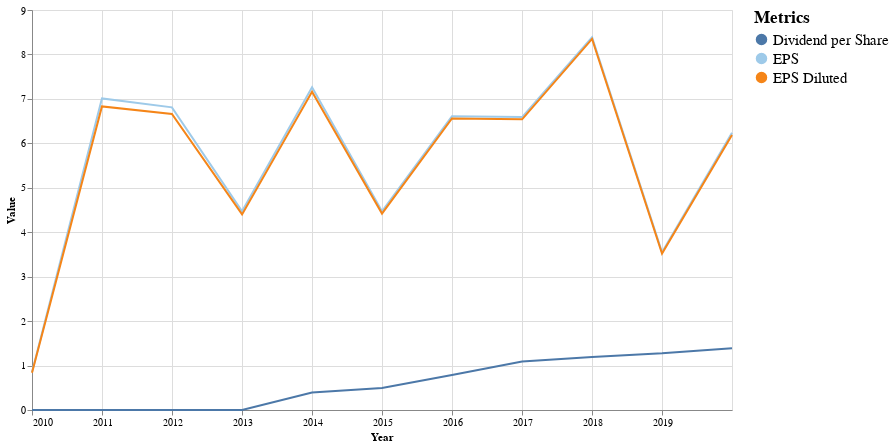

The code cell stored with this chart in its notebook:
### Markdown cell above
### EPS

### Code cell
#collapse-hide

make_multi_LineGraph(eps_g, False)

### Figure 1 — Vega-Lite specification as saved in the notebook (floating-point values rounded to 4 significant figures)
{"config": {"view": {"continuousWidth": 400, "continuousHeight": 300}}, "layer": [{"mark": "line", "encoding": {"color": {"type": "nominal", "field": "Metric", "legend": {"labelFontSize": 15, "title": "Metrics", "titleFontSize": 17}, "scale": {"scheme": "tableau20"}}, "x": {"type": "temporal", "field": "Year"}, "y": {"type": "quantitative", "field": "Value", "scale": {"type": "linear"}}}}, {"mark": {"type": "rule", "color": "#aaa"}, "encoding": {"x": {"type": "temporal", "field": "Year"}}, "transform": [{"filter": {"selection": "selector066"}}]}, {"mark": "circle", "encoding": {"color": {"type": "nominal", "field": "Metric", "legend": {"labelFontSize": 15, "title": "Metrics", "titleFontSize": 17}, "scale": {"scheme": "tableau20"}}, "opacity": {"condition": {"value": 1, "selection": "selector066"}, "value": 0}, "x": {"type": "temporal", "field": "Year"}, "y": {"type": "quantitative", "field": "Value", "scale": {"type": "linear"}}}, "selection": {"selector066": {"type": "multi", "fields": ["Metric"], "bind": "legend", "on": "mouseover", "nearest": true, "empty": "none"}}}, {"mark": {"type": "text", "align": "left", "dx": 5, "dy": -5, "stroke": "white", "strokeWidth": 2}, "encoding": {"color": {"type": "nominal", "field": "Metric", "legend": {"labelFontSize": 15, "title": "Metrics", "titleFontSize": 17}, "scale": {"scheme": "tableau20"}}, "text": {"type": "quantitative", "field": "Value"}, "x": {"type": "temporal", "field": "Year"}, "y": {"type": "quantitative", "field": "Value", "scale": {"type": "linear"}}}, "transform": [{"filter": {"selection": "selector066"}}]}, {"mark": {"type": "text", "align": "left", "dx": 5, "dy": -5}, "encoding": {"color": {"type": "nominal", "field": "Metric", "legend": {"labelFontSize": 15, "title": "Metrics", "titleFontSize": 17}, "scale": {"scheme": "tableau20"}}, "text": {"type": "quantitative", "field": "Value"}, "x": {"type": "temporal", "field": "Year"}, "y": {"type": "quantitative", "field": "Value", "scale": {"type": "linear"}}}, "transform": [{"filter": {"selection": "selector066"}}]}], "data": {"name": "data-83c92f2b25798a62aa8039fc68b576bc"}, "height": 400, "width": 700, "$schema": "https://vega.github.io/schema/vega-lite/v4.8.1.json", "datasets": {"data-83c92f2b25798a62aa8039fc68b576bc": [{"Year": "2019-12-31", "Metric": "EPS", "Value": 6.24}, {"Year": "2019-12-31", "Metric": "EPS Diluted", "Value": 6.19}, {"Year": "2019-12-31", "Metric": "Dividend per Share", "Value": 1.392}, {"Year": "2018-12-31", "Metric": "EPS", "Value": 3.55}, {"Year": "2018-12-31", "Metric": "EPS Diluted", "Value": 3.52}, {"Year": "2018-12-31", "Metric": "Dividend per Share", "Value": 1.274}, {"Year": "2017-12-31", "Metric": "EPS", "Value": 8.39}, {"Year": "2017-12-31", "Metric": "EPS Diluted", "Value": 8.35}, {"Year": "2017-12-31", "Metric": "Dividend per Share", "Value": 1.195}, {"Year": "2016-12-31", "Metric": "EPS", "Value": 6.59}, {"Year": "2016-12-31", "Metric": "EPS Diluted", "Value": 6.54}, {"Year": "2016-12-31", "Metric": "Dividend per Share", "Value": 1.093}, {"Year": "2015-12-31", "Metric": "EPS", "Value": 6.61}, {"Year": "2015-12-31", "Metric": "EPS Diluted", "Value": 6.56}, {"Year": "2015-12-31", "Metric": "Dividend per Share", "Value": 0.7884}, {"Year": "2014-12-31", "Metric": "EPS", "Value": 4.47}, {"Year": "2014-12-31", "Metric": "EPS Diluted", "Value": 4.42}, {"Year": "2014-12-31", "Metric": "Dividend per Share", "Value": 0.4971}, {"Year": "2013-12-31", "Metric": "EPS", "Value": 7.26}, {"Year": "2013-12-31", "Metric": "EPS Diluted", "Value": 7.16}, {"Year": "2013-12-31", "Metric": "Dividend per Share", "Value": 0.3947}, {"Year": "2012-12-31", "Metric": "EPS", "Value": 4.47}, {"Year": "2012-12-31", "Metric": "EPS Diluted", "Value": 4.4}, {"Year": "2012-12-31", "Metric": "Dividend per Share", "Value": 0.0}, {"Year": "2011-12-31", "Metric": "EPS", "Value": 6.81}, {"Year": "2011-12-31", "Metric": "EPS Diluted", "Value": 6.66}, {"Year": "2011-12-31", "Metric": "Dividend per Share", "Value": 0.0}, {"Year": "2010-12-31", "Metric": "EPS", "Value": 7.01}, {"Year": "2010-12-31", "Metric": "EPS Diluted", "Value": 6.83}, {"Year": "2010-12-31", "Metric": "Dividend per Share", "Value": 0.0}, {"Year": "2009-12-31", "Metric": "EPS", "Value": 0.848}, {"Year": "2009-12-31", "Metric": "EPS Diluted", "Value": 0.84}, {"Year": "2009-12-31", "Metric": "Dividend per Share", "Value": 0.0}]}}
